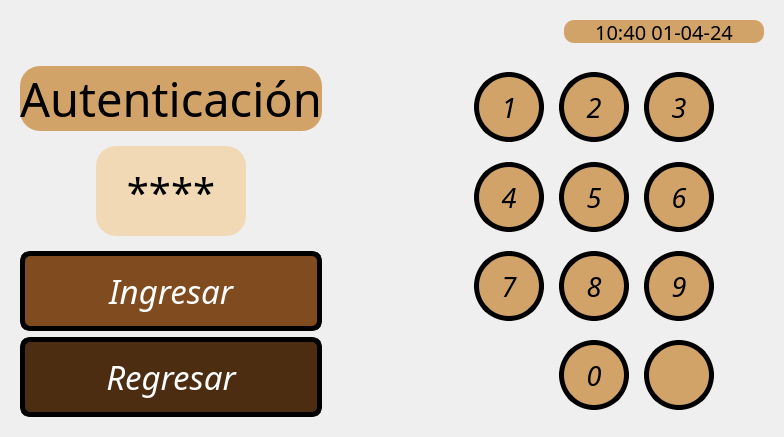
      <widget class="QWidget" name="Auth">
       <layout class="QVBoxLayout" name="verticalLayout_16">
        <item alignment="Qt::AlignLeft">
         <widget class="QWidget" name="widget_21" native="true">
          <property name="minimumSize">
           <size>
            <width>762</width>
            <height>40</height>
           </size>
          </property>
          <property name="maximumSize">
           <size>
            <width>16777215</width>
            <height>40</height>
           </size>
          </property>
          <property name="layoutDirection">
           <enum>Qt::LeftToRight</enum>
          </property>
          <layout class="QHBoxLayout" name="horizontalLayout_13">
           <item>
            <spacer name="horizontalSpacer_6">
             <property name="orientation">
              <enum>Qt::Horizontal</enum>
             </property>
             <property name="sizeHint" stdset="0">
              <size>
               <width>40</width>
               <height>20</height>
              </size>
             </property>
            </spacer>
           </item>
           <item>
            <widget class="QLabel" name="time_label_6">
             <property name="minimumSize">
              <size>
               <width>200</width>
               <height>23</height>
              </size>
             </property>
             <property name="maximumSize">
              <size>
               <width>200</width>
               <height>23</height>
              </size>
             </property>
             <property name="font">
              <font>
               <family>Cascadia Mono</family>
               <pointsize>15</pointsize>
               <weight>50</weight>
               <bold>false</bold>
              </font>
             </property>
             <property name="styleSheet">
              <string notr="true">background-color: rgb(209, 163, 104);
border-radius: 10px;</string>
             </property>
             <property name="text">
              <string>10:40 01-04-24</string>
             </property>
             <property name="alignment">
              <set>Qt::AlignCenter</set>
             </property>
             <property name="margin">
              <number>0</number>
             </property>
             <property name="indent">
              <number>5</number>
             </property>
            </widget>
           </item>
          </layout>
         </widget>
        </item>
        <item>
         <widget class="QWidget" name="widget_19" native="true">
          <layout class="QHBoxLayout" name="horizontalLayout_12">
           <property name="spacing">
            <number>0</number>
           </property>
           <property name="leftMargin">
            <number>0</number>
           </property>
           <property name="topMargin">
            <number>0</number>
           </property>
           <property name="rightMargin">
            <number>0</number>
           </property>
           <property name="bottomMargin">
            <number>0</number>
           </property>
           <item>
            <widget class="QWidget" name="widget_20" native="true">
             <layout class="QHBoxLayout" name="horizontalLayout_14">
              <item>
               <widget class="QWidget" name="widget_23" native="true">
                <layout class="QVBoxLayout" name="verticalLayout_17">
                 <property name="leftMargin">
                  <number>0</number>
                 </property>
                 <property name="topMargin">
                  <number>0</number>
                 </property>
                 <property name="rightMargin">
                  <number>0</number>
                 </property>
                 <property name="bottomMargin">
                  <number>0</number>
                 </property>
                 <item>
                  <widget class="QLabel" name="label_11">
                   <property name="font">
                    <font>
                     <family>Cascadia Mono</family>
                     <pointsize>35</pointsize>
                    </font>
                   </property>
                   <property name="styleSheet">
                    <string notr="true">background-color: rgb(209, 163, 104);
border-radius: 20px;</string>
                   </property>
                   <property name="text">
                    <string>Autenticación</string>
                   </property>
                   <property name="alignment">
                    <set>Qt::AlignCenter</set>
                   </property>
                  </widget>
                 </item>
                 <item>
                  <widget class="QWidget" name="widget_22" native="true">
                   <layout class="QHBoxLayout" name="horizontalLayout_19">
                    <item>
                     <widget class="QLabel" name="pass_label">
                      <property name="minimumSize">
                       <size>
                        <width>150</width>
                        <height>90</height>
                       </size>
                      </property>
                      <property name="maximumSize">
                       <size>
                        <width>150</width>
                        <height>90</height>
                       </size>
                      </property>
                      <property name="font">
                       <font>
                        <family>Cascadia Mono</family>
                        <pointsize>30</pointsize>
                       </font>
                      </property>
                      <property name="styleSheet">
                       <string notr="true">background-color: rgb(241, 217, 182);
border-radius: 20px;</string>
                      </property>
                      <property name="text">
                       <string>****</string>
                      </property>
                      <property name="alignment">
                       <set>Qt::AlignCenter</set>
                      </property>
                     </widget>
                    </item>
                   </layout>
                  </widget>
                 </item>
                 <item>
                  <widget class="QPushButton" name="ingresar_button">
                   <property name="minimumSize">
                    <size>
                     <width>300</width>
                     <height>80</height>
                    </size>
                   </property>
                   <property name="font">
                    <font>
                     <family>Cascadia Mono</family>
                     <pointsize>25</pointsize>
                     <italic>true</italic>
                    </font>
                   </property>
                   <property name="styleSheet">
                    <string notr="true">QPushButton{
background-color: rgb(128, 75, 31);
border-style: solid;
border-color: black;
border-width: 5px;
border-radius: 10px;
color: white;
}

QPushButton:pressed {
border-style: inset;
border-width: 1px;
background-color: rgb(191, 143, 94);
color: white;
}</string>
                   </property>
                   <property name="text">
                    <string>Ingresar</string>
                   </property>
                  </widget>
                 </item>
                 <item>
                  <widget class="QPushButton" name="regresar_button">
                   <property name="minimumSize">
                    <size>
                     <width>300</width>
                     <height>80</height>
                    </size>
                   </property>
                   <property name="font">
                    <font>
                     <family>Cascadia Mono</family>
                     <pointsize>25</pointsize>
                     <weight>50</weight>
                     <italic>true</italic>
                     <bold>false</bold>
                    </font>
                   </property>
                   <property name="styleSheet">
                    <string notr="true">QPushButton{
background-color: rgb(77, 45, 18);
border-style: solid;
border-color: black;
border-width: 5px;
border-radius: 10px;
color: white;
}

QPushButton:pressed {
border-style: inset;
border-width: 1px;
background-color: rgb(115, 67, 26);
color: white;
}</string>
                   </property>
                   <property name="text">
                    <string>Regresar</string>
                   </property>
                  </widget>
                 </item>
                </layout>
               </widget>
              </item>
              <item>
               <widget class="QWidget" name="widget_24" native="true">
                <property name="styleSheet">
                 <string notr="true">QPushButton{
background-color: rgb(209, 163, 104);
border-style: solid;
border-color: black;
border-width: 5px;
border-radius: 35px;
}

QPushButton:pressed {
border-style: inset;
border-width: 1px;
	background-color: rgb(191, 143, 94);
}</string>
                </property>
                <layout class="QVBoxLayout" name="verticalLayout_14">
                 <property name="leftMargin">
                  <number>0</number>
                 </property>
                 <property name="topMargin">
                  <number>0</number>
                 </property>
                 <property name="rightMargin">
                  <number>0</number>
                 </property>
                 <property name="bottomMargin">
                  <number>0</number>
                 </property>
                 <item>
                  <widget class="QWidget" name="widget_25" native="true">
                   <layout class="QHBoxLayout" name="horizontalLayout_15">
                    <property name="spacing">
                     <number>15</number>
                    </property>
                    <property name="leftMargin">
                     <number>0</number>
                    </property>
                    <property name="topMargin">
                     <number>0</number>
                    </property>
                    <property name="rightMargin">
                     <number>0</number>
                    </property>
                    <property name="bottomMargin">
                     <number>0</number>
                    </property>
                    <item>
                     <spacer name="horizontalSpacer_12">
                      <property name="orientation">
                       <enum>Qt::Horizontal</enum>
                      </property>
                      <property name="sizeHint" stdset="0">
                       <size>
                        <width>40</width>
                        <height>20</height>
                       </size>
                      </property>
                     </spacer>
                    </item>
                    <item>
                     <widget class="QPushButton" name="button_num_1">
                      <property name="minimumSize">
                       <size>
                        <width>70</width>
                        <height>70</height>
                       </size>
                      </property>
                      <property name="maximumSize">
                       <size>
                        <width>70</width>
                        <height>70</height>
                       </size>
                      </property>
                      <property name="font">
                       <font>
                        <family>Cascadia Mono</family>
                        <pointsize>20</pointsize>
                        <italic>true</italic>
                       </font>
                      </property>
                      <property name="text">
                       <string>1</string>
                      </property>
                     </widget>
                    </item>
                    <item>
                     <widget class="QPushButton" name="button_num_2">
                      <property name="minimumSize">
                       <size>
                        <width>70</width>
                        <height>70</height>
                       </size>
                      </property>
                      <property name="maximumSize">
                       <size>
                        <width>70</width>
                        <height>70</height>
                       </size>
                      </property>
                      <property name="font">
                       <font>
                        <family>Cascadia Mono</family>
                        <pointsize>20</pointsize>
                        <italic>true</italic>
                       </font>
                      </property>
                      <property name="text">
                       <string>2</string>
                      </property>
                     </widget>
                    </item>
                    <item>
                     <widget class="QPushButton" name="button_num_3">
                      <property name="minimumSize">
                       <size>
                        <width>70</width>
                        <height>70</height>
                       </size>
                      </property>
                      <property name="maximumSize">
                       <size>
                        <width>70</width>
                        <height>70</height>
                       </size>
                      </property>
                      <property name="font">
                       <font>
                        <family>Cascadia Mono</family>
                        <pointsize>20</pointsize>
                        <italic>true</italic>
                       </font>
                      </property>
                      <property name="text">
                       <string>3</string>
                      </property>
                     </widget>
                    </item>
                    <item>
                     <spacer name="horizontalSpacer_13">
                      <property name="orientation">
                       <enum>Qt::Horizontal</enum>
                      </property>
                      <property name="sizeType">
                       <enum>QSizePolicy::Fixed</enum>
                      </property>
                      <property name="sizeHint" stdset="0">
                       <size>
                        <width>50</width>
                        <height>20</height>
                       </size>
                      </property>
                     </spacer>
                    </item>
                   </layout>
                  </widget>
                 </item>
                 <item>
                  <widget class="QWidget" name="widget_26" native="true">
                   <layout class="QHBoxLayout" name="horizontalLayout_16">
                    <property name="spacing">
                     <number>15</number>
                    </property>
                    <property name="leftMargin">
                     <number>0</number>
                    </property>
                    <property name="topMargin">
                     <number>0</number>
                    </property>
                    <property name="rightMargin">
                     <number>0</number>
                    </property>
                    <property name="bottomMargin">
                     <number>0</number>
                    </property>
                    <item>
                     <spacer name="horizontalSpacer_11">
                      <property name="orientation">
                       <enum>Qt::Horizontal</enum>
                      </property>
                      <property name="sizeHint" stdset="0">
                       <size>
                        <width>40</width>
                        <height>20</height>
                       </size>
                      </property>
                     </spacer>
                    </item>
                    <item>
                     <widget class="QPushButton" name="button_num_4">
                      <property name="minimumSize">
                       <size>
                        <width>70</width>
                        <height>70</height>
                       </size>
                      </property>
                      <property name="maximumSize">
                       <size>
                        <width>70</width>
                        <height>70</height>
                       </size>
                      </property>
                      <property name="font">
                       <font>
                        <family>Cascadia Mono</family>
                        <pointsize>20</pointsize>
                        <italic>true</italic>
                       </font>
                      </property>
                      <property name="text">
                       <string>4</string>
                      </property>
                     </widget>
                    </item>
                    <item>
                     <widget class="QPushButton" name="button_num_5">
                      <property name="minimumSize">
                       <size>
                        <width>70</width>
                        <height>70</height>
                       </size>
                      </property>
                      <property name="maximumSize">
                       <size>
                        <width>70</width>
                        <height>70</height>
                       </size>
                      </property>
                      <property name="font">
                       <font>
                        <family>Cascadia Mono</family>
                        <pointsize>20</pointsize>
                        <italic>true</italic>
                       </font>
                      </property>
                      <property name="text">
                       <string>5</string>
                      </property>
                     </widget>
                    </item>
                    <item>
                     <widget class="QPushButton" name="button_num_6">
                      <property name="minimumSize">
                       <size>
                        <width>70</width>
                        <height>70</height>
                       </size>
                      </property>
                      <property name="maximumSize">
                       <size>
                        <width>70</width>
                        <height>70</height>
                       </size>
                      </property>
                      <property name="font">
                       <font>
                        <family>Cascadia Mono</family>
                        <pointsize>20</pointsize>
                        <italic>true</italic>
                       </font>
                      </property>
                      <property name="text">
                       <string>6</string>
                      </property>
                     </widget>
                    </item>
                    <item>
                     <spacer name="horizontalSpacer_14">
                      <property name="orientation">
                       <enum>Qt::Horizontal</enum>
                      </property>
                      <property name="sizeType">
                       <enum>QSizePolicy::Fixed</enum>
                      </property>
                      <property name="sizeHint" stdset="0">
                       <size>
                        <width>50</width>
                        <height>20</height>
                       </size>
                      </property>
                     </spacer>
                    </item>
                   </layout>
                  </widget>
                 </item>
                 <item>
                  <widget class="QWidget" name="widget_27" native="true">
                   <layout class="QHBoxLayout" name="horizontalLayout_17">
                    <property name="spacing">
                     <number>15</number>
                    </property>
                    <property name="leftMargin">
                     <number>0</number>
                    </property>
                    <property name="topMargin">
                     <number>0</number>
                    </property>
                    <property name="rightMargin">
                     <number>0</number>
                    </property>
                    <property name="bottomMargin">
                     <number>0</number>
                    </property>
                    <item>
                     <spacer name="horizontalSpacer_10">
                      <property name="orientation">
                       <enum>Qt::Horizontal</enum>
                      </property>
                      <property name="sizeHint" stdset="0">
                       <size>
                        <width>40</width>
                        <height>20</height>
                       </size>
                      </property>
                     </spacer>
                    </item>
                    <item>
                     <widget class="QPushButton" name="button_num_7">
                      <property name="minimumSize">
                       <size>
                        <width>70</width>
                        <height>70</height>
                       </size>
                      </property>
                      <property name="maximumSize">
                       <size>
                        <width>70</width>
                        <height>70</height>
                       </size>
                      </property>
                      <property name="font">
                       <font>
                        <family>Cascadia Mono</family>
                        <pointsize>20</pointsize>
                        <italic>true</italic>
                       </font>
                      </property>
                      <property name="text">
                       <string>7</string>
                      </property>
                     </widget>
                    </item>
                    <item>
                     <widget class="QPushButton" name="button_num_8">
                      <property name="minimumSize">
                       <size>
                        <width>70</width>
                        <height>70</height>
                       </size>
                      </property>
                      <property name="maximumSize">
                       <size>
                        <width>70</width>
                        <height>70</height>
                       </size>
                      </property>
                      <property name="font">
                       <font>
                        <family>Cascadia Mono</family>
                        <pointsize>20</pointsize>
                        <italic>true</italic>
                       </font>
                      </property>
                      <property name="text">
                       <string>8</string>
                      </property>
                     </widget>
                    </item>
                    <item>
                     <widget class="QPushButton" name="button_num_9">
                      <property name="minimumSize">
                       <size>
                        <width>70</width>
                        <height>70</height>
                       </size>
                      </property>
                      <property name="maximumSize">
                       <size>
                        <width>70</width>
                        <height>70</height>
                       </size>
                      </property>
                      <property name="font">
                       <font>
                        <family>Cascadia Mono</family>
                        <pointsize>20</pointsize>
                        <italic>true</italic>
                       </font>
                      </property>
                      <property name="text">
                       <string>9</string>
                      </property>
                     </widget>
                    </item>
                    <item>
                     <spacer name="horizontalSpacer_15">
                      <property name="orientation">
                       <enum>Qt::Horizontal</enum>
                      </property>
                      <property name="sizeType">
                       <enum>QSizePolicy::Fixed</enum>
                      </property>
                      <property name="sizeHint" stdset="0">
                       <size>
                        <width>50</width>
                        <height>20</height>
                       </size>
                      </property>
                     </spacer>
                    </item>
                   </layout>
                  </widget>
                 </item>
                 <item>
                  <widget class="QWidget" name="widget_28" native="true">
                   <layout class="QHBoxLayout" name="horizontalLayout_18">
                    <property name="spacing">
                     <number>15</number>
                    </property>
                    <property name="leftMargin">
                     <number>0</number>
                    </property>
                    <property name="topMargin">
                     <number>0</number>
                    </property>
                    <property name="rightMargin">
                     <number>0</number>
                    </property>
                    <property name="bottomMargin">
                     <number>0</number>
                    </property>
                    <item>
                     <spacer name="horizontalSpacer_5">
                      <property name="orientation">
                       <enum>Qt::Horizontal</enum>
                      </property>
                      <property name="sizeHint" stdset="0">
                       <size>
                        <width>166</width>
                        <height>20</height>
                       </size>
                      </property>
                     </spacer>
                    </item>
                    <item>
                     <widget class="QPushButton" name="button_num_0">
                      <property name="minimumSize">
                       <size>
                        <width>70</width>
                        <height>70</height>
                       </size>
                      </property>
                      <property name="maximumSize">
                       <size>
                        <width>70</width>
                        <height>70</height>
                       </size>
                      </property>
                      <property name="font">
                       <font>
                        <family>Cascadia Mono</family>
                        <pointsize>20</pointsize>
                        <italic>true</italic>
                       </font>
                      </property>
                      <property name="text">
                       <string>0</string>
                      </property>
                     </widget>
                    </item>
                    <item>
                     <widget class="QPushButton" name="button_delete">
                      <property name="minimumSize">
                       <size>
                        <width>70</width>
                        <height>70</height>
                       </size>
                      </property>
                      <property name="maximumSize">
                       <size>
                        <width>70</width>
                        <height>70</height>
                       </size>
                      </property>
                      <property name="font">
                       <font>
                        <family>Cascadia Mono</family>
                        <pointsize>20</pointsize>
                       </font>
                      </property>
                      <property name="styleSheet">
                       <string notr="true">QPushButton{
image: url(:/Imagenes/delete.png);
}
QPushButton:pressed {
border-style: inset;
border-width: 1px;
background-color: rgb(191, 143, 94);
image: url(:/Imagenes/delete_press.png);
}
</string>
                      </property>
                      <property name="text">
                       <string/>
                      </property>
                     </widget>
                    </item>
                    <item>
                     <spacer name="horizontalSpacer_16">
                      <property name="orientation">
                       <enum>Qt::Horizontal</enum>
                      </property>
                      <property name="sizeType">
                       <enum>QSizePolicy::Fixed</enum>
                      </property>
                      <property name="sizeHint" stdset="0">
                       <size>
                        <width>50</width>
                        <height>20</height>
                       </size>
                      </property>
                     </spacer>
                    </item>
                   </layout>
                  </widget>
                 </item>
                </layout>
               </widget>
              </item>
             </layout>
            </widget>
           </item>
          </layout>
         </widget>
        </item>
       </layout>
      </widget>
